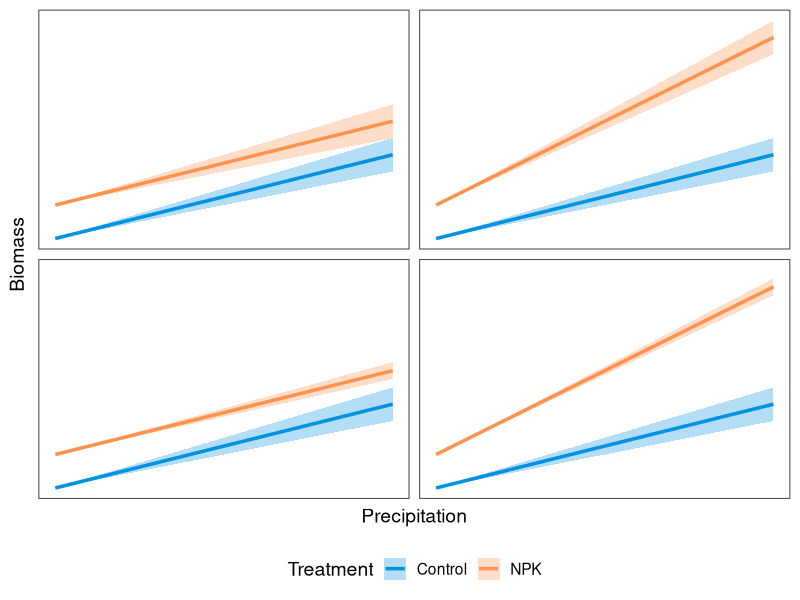
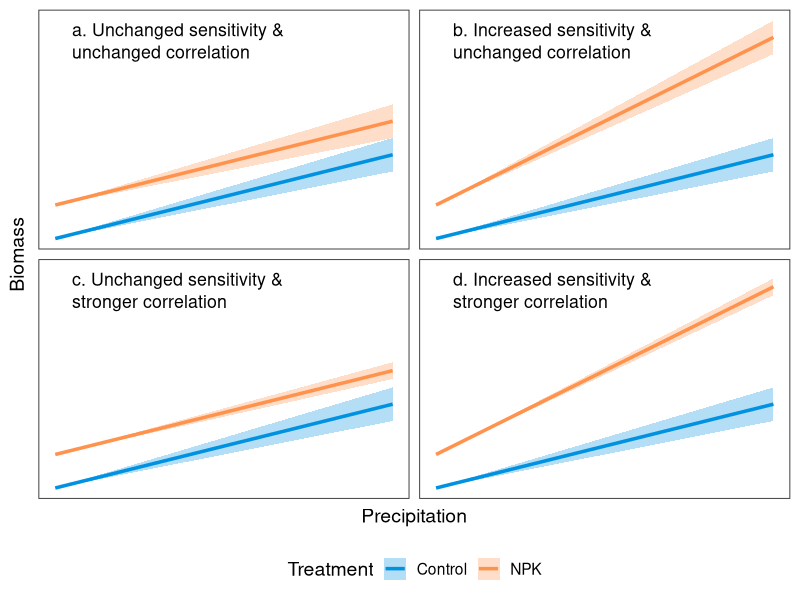

These figures' R source, in order:
library(ggplot2)
library(dplyr)
library(tidyr)

x <- seq(0, 10, length.out = 25)

panel_specs <- tibble(
  panel = factor(1:4),
  
  # Control (constant across panels)
  intercept_control = 2.0,
  slope_control     = 0.5,
  
  # Fertilized (intercept fixed, slope varies)
  slope_fert = c(0.5, 1.0, 0.5, 1.0),
  
  # Fertilized-only SE scaling
  se_fert = c(1, 1, 0.5, 0.5)
)

# Constants
intercept_fert <- 4.0
se_control     <- 1


plot_data <- panel_specs %>%
  crossing(
    x = x,
    Treatment = c("Control", "NPK")
  ) %>%
  mutate(
    intercept = if_else(
      Treatment == "Control",
      intercept_control,
      intercept_fert
    ),
    
    slope = if_else(
      Treatment == "Control",
      slope_control,
      slope_fert
    ),
    
    y = intercept + slope * x,
    
    se = if_else(
      Treatment == "Control",
      se_control * x / 10,
      se_fert * x / 10
    ),
    
    ymin = y - se,
    ymax = y + se
  )


fig1 <- ggplot(plot_data, aes(x = x, y = y)) +
  geom_ribbon(aes(ymin = ymin, ymax = ymax, fill = Treatment), alpha = 0.3) +
  geom_line(aes(color = Treatment), linewidth = 1.2) +
  facet_wrap(~ panel, nrow = 2, ncol = 2) +
  theme_bw(14) +
  scale_color_manual(values = c("#0092E0", "#ff924c")) +
  scale_fill_manual(values = c("#0092E0", "#ff924c")) +
  labs(x = "Precipitation", y = "Biomass") +
  theme(
    axis.ticks = element_blank(),
    axis.text = element_blank(),
    strip.text = element_blank(),
    panel.grid = element_blank(),
    legend.position = "bottom"
  )

fig1

panel_labels <- tibble(
  panel = factor(1:4),
  label = c(
    "a. Unchanged sensitivity & \nunchanged correlation",
    "b. Increased sensitivity & \nunchanged correlation",
    "c. Unchanged sensitivity & \nstronger correlation",
    "d. Increased sensitivity & \nstronger correlation"
  )
)

fig1 +
  geom_text(
    data = panel_labels,
    aes(x = 0.5, y = 14, label = label),
    inherit.aes = FALSE,
    hjust = 0,
    vjust = 0.6,
    lineheight = 1.05,
    size = 4.5
  )
